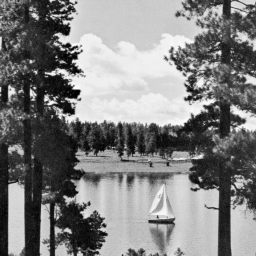
#> input picture lab13/LAKE.bmp, 256 x 256 px, found by its file name
$ jupyter execute --allow-errors 'Labolatorium 13.ipynb'   (shell and % lines are left out)
#> lines starting #> are read from the running program, lines starting #| are printed output that depends on the picture
**Jakub Orchowski, s223281**

# CEL ĆWICZENIA
Filtrowanie sygnałów jedno- i dwuwymiarowych.

[cell 1]
import os
from pathlib import Path
import numpy as np
import matplotlib.pyplot as plt
from PIL import Image
from scipy.io import wavfile
from scipy.signal import firwin, freqz, lfilter, convolve2d
from scipy.ndimage import median_filter

# Zadania

[cell 2]
def asset_path(name: str) -> str:
    """Return path to asset; works from repo root or lab13 directory."""
    repo_path = Path('lab13') / name
    if repo_path.exists():
        return str(repo_path)
    return name


def output_path(name: str) -> str:
    """Return output path inside lab13/ when run from repo root, otherwise current dir."""
    repo_path = Path('lab13') / name
    if Path('lab13').is_dir():
        return str(repo_path)
    return name


def normalize_image(x: np.ndarray) -> np.ndarray:
    """Normalize array to [0, 1] for display."""
    if x.max() == x.min():
        return np.zeros_like(x, dtype=float)
    return (x - x.min()) / (x.max() - x.min())


def plot_signal_fft(signal: np.ndarray, fs: int, title: str = "Amplituda FFT") -> None:
    """Plot amplitude spectrum of a 1D signal using fftshift."""
    n = len(signal)
    freqs = np.fft.fftshift(np.fft.fftfreq(n, 1 / fs))
    spectrum = np.abs(np.fft.fftshift(np.fft.fft(signal)))
    fig, ax = plt.subplots(figsize=(10, 4))
    ax.plot(freqs, spectrum)
    ax.set_title(title)
    ax.set_xlabel("Częstotliwość [Hz]")
    ax.set_ylabel("Amplituda")
    ax.set_xlim(-fs / 2, fs / 2)
    plt.tight_layout()
    plt.show()


def plot_filter_response(b: np.ndarray, worN: int = 512, title: str = "Odpowiedź częstotliwościowa filtru") -> None:
    """Plot amplitude frequency response of a 1D FIR filter using freqz."""
    w, h = freqz(b, a=1, worN=worN, whole=True)
    freqs = np.fft.fftshift(w)
    response = np.fft.fftshift(np.abs(h))
    fig, ax = plt.subplots(figsize=(10, 4))
    ax.plot(freqs / np.pi, response)
    ax.set_title(title)
    ax.set_xlabel("Częstotliwość znormalizowana")
    ax.set_ylabel("Amplituda")
    ax.grid(True)
    plt.tight_layout()
    plt.show()


def freqz2(h: np.ndarray, shape: tuple = (256, 256)) -> np.ndarray:
    """Compute 2D frequency response of a kernel (MATLAB freqz2 equivalent)."""
    h_big = np.fft.fft2(h, s=shape)
    return np.fft.fftshift(h_big)


def plot_2d_freq_response(h: np.ndarray, title: str = "Odpowiedź częstotliwościowa 2D") -> None:
    """Display 2D filter frequency response as image and surface."""
    h_amp = np.abs(freqz2(h))
    size = h_amp.shape[0]
    extent = (-np.pi, np.pi, -np.pi, np.pi)
    x = np.linspace(-np.pi, np.pi, size)
    y = np.linspace(-np.pi, np.pi, size)
    x_grid, y_grid = np.meshgrid(x, y)

    fig = plt.figure(figsize=(12, 5))
    ax1 = fig.add_subplot(1, 2, 1)
    im = ax1.imshow(h_amp, cmap="viridis", extent=extent, origin="lower")
    ax1.set_title(title)
    ax1.set_xlabel(r"$\omega_x$")
    ax1.set_ylabel(r"$\omega_y$")
    fig.colorbar(im, ax=ax1)

    ax2 = fig.add_subplot(1, 2, 2, projection="3d")
    ax2.plot_surface(x_grid, y_grid, h_amp, cmap="viridis", edgecolor="none")
    ax2.set_title(f"{title} — powierzchnia")
    ax2.set_xlabel(r"$\omega_x$")
    ax2.set_ylabel(r"$\omega_y$")
    ax2.set_zlabel("Amplituda")
    plt.tight_layout()
    plt.show()


def filter2d(image: np.ndarray, kernel: np.ndarray) -> np.ndarray:
    """Apply a 2D kernel to an image (MATLAB filter2 equivalent)."""
    return convolve2d(image.astype(np.float64), kernel, mode="same", boundary="symm")


def show_row(images: list, titles: list, cmap: str = "gray") -> None:
    """Display a row of images."""
    n = len(images)
    fig, axes = plt.subplots(1, n, figsize=(4 * n, 4))
    if n == 1:
        axes = [axes]
    for ax, img, title in zip(axes, images, titles):
        ax.imshow(img, cmap=cmap)
        ax.set_title(title)
        ax.axis("off")
    plt.tight_layout()
    plt.show()

## Zadanie 1.
Dany jest zdyskretyzowany sygnał akustyczny icing2.wav (częstotliwość próbkowania 44100 Hz). Oblicz transformatę Fouriera (fft) tego sygnału i wyświetl jej amplitudę. Następnie przefiltruj sygnał filtrem uśredniającym o szerokości 100 próbek (a) oraz filtrem uzyskanym z polecenia fir1(99, 0.1) (b). Dla każdego przypadku zapisz wynik do pliku wav, wyświetl amplitudę odpowiedzi częstotliwościowej filtru oraz amplitudę FFT przefiltrowanego sygnału.

### Oryginalny sygnał i jego widmo

#> (a cell that did not finish here is left out)

icing2 = icing2.astype(np.float64)
icing2_norm = icing2 / np.max(np.abs(icing2))

print(f"Częstotliwość próbkowania: {fs} Hz")
print(f"Liczba próbek: {len(icing2_norm)}")
print(f"Czas trwania: {len(icing2_norm) / fs:.3f} s")

plot_signal_fft(icing2_norm, fs, title="Amplituda FFT sygnału icing2.wav")

### a) Filtr uśredniający 100 próbek

[cell 4]
avg_kernel = np.ones(100) / 100
#> (the rest of this cell did not finish here and is left out)

### b) Filtr FIR uzyskany poleceniem fir1(99, 0.1)

[cell 5]
fir_kernel = firwin(100, 0.1)
#> (the rest of this cell did not finish here and is left out)

### Wnioski
Filtr uśredniający działa jak dolnoprzepustowy filtr sinc o wolno opadających listkach bocznych, co widoczne jest jako charakterystyczne wygaszanie wysokich częstotliwości. Filtr FIR projektowany funkcją firwin ma znacznie ostrzejsze zbocze i mniejsze listki boczne, dzięki czemu lepiej odcina składowe powyżej częstotliwości odcięcia. W obu przypadkach widmo sygnału wyjściowego zawiera mniej energii w wysokich częstotliwościach.

## Zadanie 2.
Przetwórz obraz LAKE.bmp za pomocą dolnoprzepustowych filtrów uśredniających o symetrycznych jądrach 3×3, 5×5, 7×7, a następnie o niesymetrycznych jądrach 3×5, 3×11, 3×19. Wyświetl kształt odpowiedzi częstotliwościowych oraz przefiltrowane obrazy.

[cell 6]
lake = np.array(Image.open(asset_path('LAKE.bmp')).convert('L'))
#> lake is the input picture: shape (256, 256); min 0, max 253, mean 128.2

symmetric_sizes = [(3, 3), (5, 5), (7, 7)]
asymmetric_sizes = [(3, 5), (3, 11), (3, 19)]

def averaging_kernel(size: tuple) -> np.ndarray:
    """Create normalized averaging kernel of given shape."""
    return np.ones(size) / (size[0] * size[1])

print(f"Rozmiar obrazu LAKE: {lake.shape}")
#| Rozmiar obrazu LAKE: (256, 256)

[cell 7]
# Symmetric averaging filters
fig_resp, axes_resp = plt.subplots(1, 3, figsize=(15, 4))
fig_img, axes_img = plt.subplots(1, 3, figsize=(15, 4))

for idx, size in enumerate(symmetric_sizes):
    kernel = averaging_kernel(size)
    filtered = filter2d(lake, kernel)

    axes_resp[idx].imshow(np.abs(freqz2(kernel)), cmap="viridis", extent=(-np.pi, np.pi, -np.pi, np.pi), origin="lower")
    axes_resp[idx].set_title(f"Odpowiedź {size[0]}x{size[1]}")
    axes_resp[idx].set_xlabel(r"$\omega_x$")
    axes_resp[idx].set_ylabel(r"$\omega_y$")

    axes_img[idx].imshow(filtered, cmap="gray")
    axes_img[idx].set_title(f"Filtr {size[0]}x{size[1]}")
    axes_img[idx].axis("off")

fig_resp.suptitle("Symetryczne filtry uśredniające — odpowiedzi częstotliwościowe", y=1.02)
fig_img.suptitle("Symetryczne filtry uśredniające — obrazy po filtracji", y=1.02)
fig_resp.tight_layout()
fig_img.tight_layout()
plt.show()

[cell 8]
# Asymmetric averaging filters
fig_resp, axes_resp = plt.subplots(1, 3, figsize=(15, 4))
fig_img, axes_img = plt.subplots(1, 3, figsize=(15, 4))

for idx, size in enumerate(asymmetric_sizes):
    kernel = averaging_kernel(size)
    filtered = filter2d(lake, kernel)

    axes_resp[idx].imshow(np.abs(freqz2(kernel)), cmap="viridis", extent=(-np.pi, np.pi, -np.pi, np.pi), origin="lower")
    axes_resp[idx].set_title(f"Odpowiedź {size[0]}x{size[1]}")
    axes_resp[idx].set_xlabel(r"$\omega_x$")
    axes_resp[idx].set_ylabel(r"$\omega_y$")

    axes_img[idx].imshow(filtered, cmap="gray")
    axes_img[idx].set_title(f"Filtr {size[0]}x{size[1]}")
    axes_img[idx].axis("off")

fig_resp.suptitle("Niesymetryczne filtry uśredniające — odpowiedzi częstotliwościowe", y=1.02)
fig_img.suptitle("Niesymetryczne filtry uśredniające — obrazy po filtracji", y=1.02)
fig_resp.tight_layout()
fig_img.tight_layout()
plt.show()

### Wnioski
Zwiększenie rozmiaru jądra uśredniającego prowadzi do silniejszego rozmycia obrazu i węższej odpowiedzi częstotliwościowej w dziedzinie Fourier, co oznacza lepsze tłumienie wysokich częstotliwości. Filtry niesymetryczne rozmycają obraz silniej w kierunku większego wymiaru, co odzwierciedla się w wydłużonym kształcie odpowiedzi częstotliwościowej.

## Zadanie 3.
Przetwórz obraz LAKE.bmp dolnoprzepustowym filtrem Gaussa o zadanym jądrze 5×5. Wyświetl kształt odpowiedzi częstotliwościowej oraz przefiltrowany obraz.

[cell 9]
gaussian_kernel = np.array([
    [0.003, 0.013, 0.022, 0.013, 0.003],
    [0.013, 0.059, 0.097, 0.059, 0.013],
    [0.022, 0.097, 0.159, 0.097, 0.022],
    [0.013, 0.059, 0.097, 0.059, 0.013],
    [0.003, 0.013, 0.022, 0.013, 0.003],
])
#> gaussian_kernel = [[0.003, 0.013, 0.022, 0.013, 0.003], [0.013, 0.059, 0.097, 0.059, 0.013], [0.022, 0.097, 0.159, 0.097, 0.022], [0.013, 0.059, 0.097, 0.059, 0.013], [0.003, 0.013, 0.022, 0.013, 0.003]]
print(f"Suma współczynników jądra Gaussa: {gaussian_kernel.sum():.4f}")
#| Suma współczynników jądra Gaussa: 0.9870

lake_gaussian = filter2d(lake, gaussian_kernel)
plot_2d_freq_response(gaussian_kernel, title="Odpowiedź częstotliwościowa filtru Gaussa 5×5")
#> in plot_2d_freq_response, `h_amp = np.abs(freqz2(h))`:
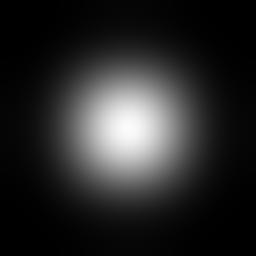
#> h_amp: shape (256, 256) float64; min 0.00187, max 0.987, mean 0.159
#> in plot_2d_freq_response, `extent = (-np.pi, np.pi, -np.pi, np.pi)`: extent = (-3.14, 3.14, -3.14, 3.14)
#> in plot_2d_freq_response, `x = np.linspace(-np.pi, np.pi, size)`: x = 256 values from -3.14 to 3.14
#> in plot_2d_freq_response, `x_grid, y_grid = np.meshgrid(x, y)`:
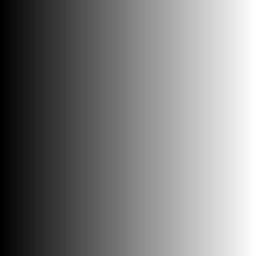
#> x_grid: shape (256, 256) float64; min -3.14, max 3.14, mean -1.11e-16; drawn with min black and max white
#> in plot_2d_freq_response, `x_grid, y_grid = np.meshgrid(x, y)`:
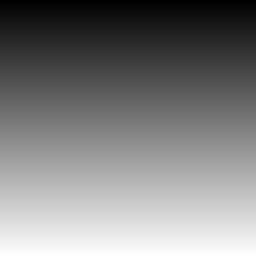
#> y_grid: shape (256, 256) float64; min -3.14, max 3.14, mean -1.11e-16; drawn with min black and max white
#> in plot_2d_freq_response, `plt.show()`:
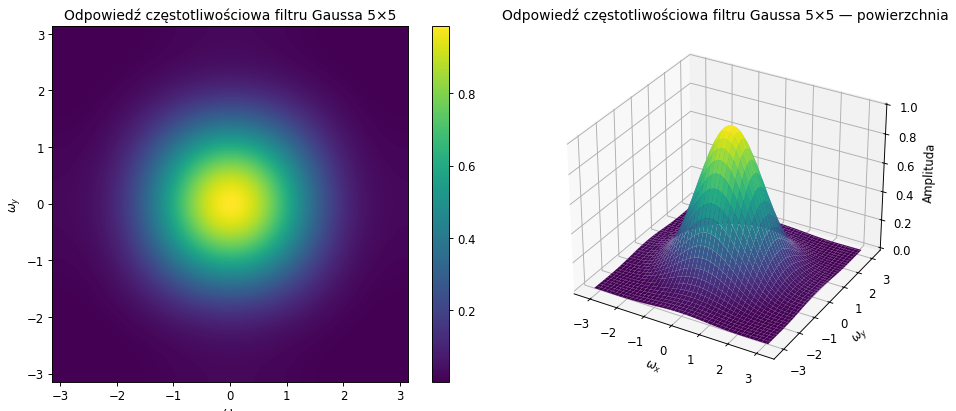
#> figure drawn by matplotlib, 3 panels
show_row([lake, lake_gaussian], ["Oryginał LAKE", "Po filtrze Gaussa 5×5"])
#> in show_row, `n = len(images)`: n = 2
#> the loop in show_row, `for ax, img, title in zip(axes, images, titles):` made 2 passes
#> title on passes 1 to 2: 'Oryginał LAKE', 'Po filtrze Gaussa 5×5'

### Wnioski
Filtr Gaussa jest dolnoprzepustowy i symetryczny; jego odpowiedź częstotliwościowa ma kształt Gaussiany w dziedzinie częstotliwości. Współczynniki jądra sumują się do 1, więc nie zmienia się średnia jasność obrazu. Filtr skutecznie usuwa drobne szczegóły i szum, zachowując gładkie przejścia tonalne.

## Zadanie 4.
Przetwórz obraz LAKE.bmp górnoprzepustowymi filtrami wyostrzającymi o jądrach 3×3, 5×5, 7×7, gdzie element centralny wynosi (1 − 1/n²), a pozostałe −1/n². Wyświetl odpowiedzi częstotliwościowe i obrazy.

[cell 10]
def highpass_kernel(n: int) -> np.ndarray:
    """Create n×n high-pass kernel with center (1 - 1/n²) and others -1/n²."""
    kernel = -np.ones((n, n)) / (n * n)
    center = n // 2
    kernel[center, center] = 1 - 1 / (n * n)
    return kernel

highpass_sizes = [3, 5, 7]

fig_resp, axes_resp = plt.subplots(1, 3, figsize=(15, 4))
fig_img, axes_img = plt.subplots(1, 3, figsize=(15, 4))

for idx, n in enumerate(highpass_sizes):
    kernel = highpass_kernel(n)
    filtered = filter2d(lake, kernel)

    axes_resp[idx].imshow(np.abs(freqz2(kernel)), cmap="viridis", extent=(-np.pi, np.pi, -np.pi, np.pi), origin="lower")
    axes_resp[idx].set_title(f"Odpowiedź {n}x{n}")
    axes_resp[idx].set_xlabel(r"$\omega_x$")
    axes_resp[idx].set_ylabel(r"$\omega_y$")

    axes_img[idx].imshow(filtered, cmap="gray")
    axes_img[idx].set_title(f"Filtr górnoprzepustowy {n}x{n}")
    axes_img[idx].axis("off")

fig_resp.suptitle("Filtry górnoprzepustowe — odpowiedzi częstotliwościowe", y=1.02)
fig_img.suptitle("Filtry górnoprzepustowe — obrazy po filtracji", y=1.02)
fig_resp.tight_layout()
fig_img.tight_layout()
plt.show()
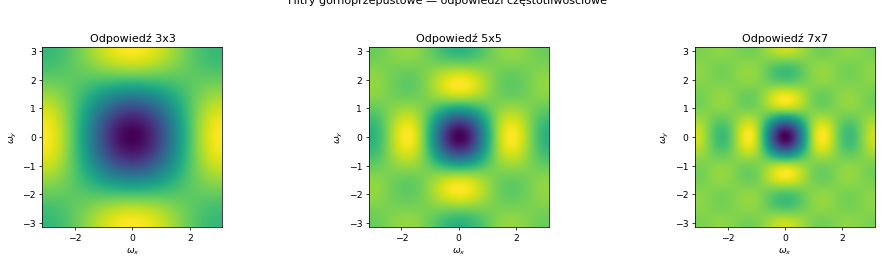
#> figure drawn by matplotlib, 3 panels

### Wnioski
Filtry górnoprzepustowe tłumią niskie częstotliwości i wzmacniają krawędzie oraz drobne szczegóły. Zwiększenie rozmiaru jądra powoduje węższą odpowiedź przestrzenną i silniejsze efekty pierścieniowe. Suma współczynników wynosi 0, dlatego obszary o stałej jasności są mapowane na wartości bliskie zeru.

## Zadanie 5.
Jakim filtrem jest jądro A = [[0, −1, 0], [−1, 5, −1], [0, −1, 0]], a jakim operator Laplasjanu B = [[0, −1, 0], [−1, 4, −1], [0, −1, 0]]? Wyświetl odpowiedzi częstotliwościowe i skomentuj wyniki.

[cell 11]
kernel_a = np.array([[0, -1, 0],
                       [-1, 5, -1],
                       [0, -1, 0]])
#> kernel_a = [[0, -1, 0], [-1, 5, -1], [0, -1, 0]]
kernel_b = np.array([[0, -1, 0],
                       [-1, 4, -1],
                       [0, -1, 0]])
#> kernel_b = [[0, -1, 0], [-1, 4, -1], [0, -1, 0]]

print(f"Suma jądra A: {kernel_a.sum()}")
#| Suma jądra A: 1
print(f"Suma jądra B: {kernel_b.sum()}")
#| Suma jądra B: 0

fig, axes = plt.subplots(1, 2, figsize=(12, 5))
axes[0].imshow(np.abs(freqz2(kernel_a)), cmap="viridis", extent=(-np.pi, np.pi, -np.pi, np.pi), origin="lower")
axes[0].set_title("Odpowiedź częstotliwościowa — jądro A")
axes[0].set_xlabel(r"$\omega_x$")
axes[0].set_ylabel(r"$\omega_y$")

axes[1].imshow(np.abs(freqz2(kernel_b)), cmap="viridis", extent=(-np.pi, np.pi, -np.pi, np.pi), origin="lower")
axes[1].set_title("Odpowiedź częstotliwościowa — Laplasjan B")
axes[1].set_xlabel(r"$\omega_x$")
axes[1].set_ylabel(r"$\omega_y$")

plt.tight_layout()
plt.show()
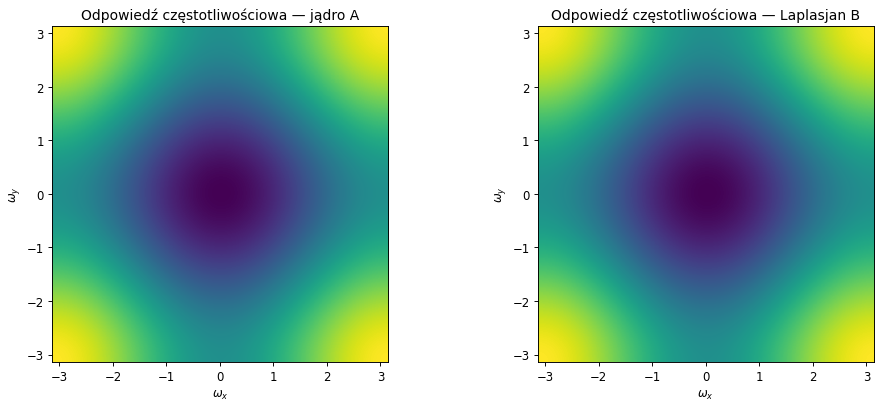
#> figure drawn by matplotlib, 2 panels

lake_a = filter2d(lake, kernel_a)
#> in filter2d (call 11), `return convolve2d(image.astype(np.float64), kernel, mode="same", bound..`:
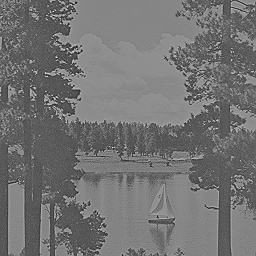
#> returned value: shape (256, 256) float64; min -327, max 682, mean 128.2; drawn with min black and max white
lake_b = filter2d(lake, kernel_b)
show_row([lake, lake_a, lake_b], ["Oryginał", "Po filtrze A", "Po Laplasjanie B"])
#> the loop in show_row (call 2), `for ax, img, title in zip(axes, images, titles):` made 3 passes

### Wnioski
Jądro A jest filtrem wyostrzającym (unsharp mask): środkowy element o wartości 5 dodaje oryginalny obraz do wyniku Laplasjanu, co wzmacnia krawędzie bez utraty informacji o niskich częstotliwościach. Jądro B to klasyczny operator Laplasjanu (suma 0), który wykrywa drugą pochodną przestrzenną i wzmacnia szybkie zmiany jasności, tłumiąc jednocześnie obszary jednorodne.

## Zadanie 6.
Obraz camels.bmp to oryginał, a camelsNOISE.bmp to wersja zaszumiona szumem pieprz-sól. Usuń szum za pomocą filtrów uśredniających 3×3 i 5×5 (c) oraz filtrów medianowych 3×3 i 5×5 (d). Wyświetl i porównaj wyniki.

[cell 12]
camels = np.array(Image.open(asset_path('camels.bmp')).convert('L'))
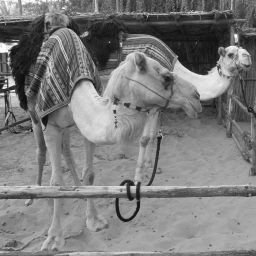
#> input picture lab13/camels.bmp, 256 x 256 px, found by its file name
#> camels is the input picture: shape (256, 256); min 6, max 255, mean 124
camels_noise = np.array(Image.open(asset_path('camelsNOISE.bmp')).convert('L'))
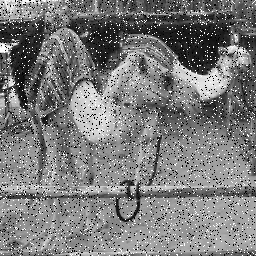
#> input picture lab13/camelsNOISE.bmp, 256 x 256 px, found by its file name
#> camels_noise is the input picture: shape (256, 256); min 0, max 255, mean 123.3

avg3 = filter2d(camels_noise, averaging_kernel((3, 3)))
avg5 = filter2d(camels_noise, averaging_kernel((5, 5)))
med3 = median_filter(camels_noise, size=3)
med5 = median_filter(camels_noise, size=5)
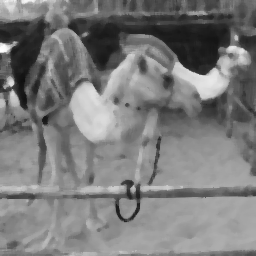
#> med5: shape (256, 256); min 15, max 255, mean 123.7

fig, axes = plt.subplots(2, 3, figsize=(15, 10))
axes[0, 0].imshow(camels, cmap="gray")
axes[0, 0].set_title("Oryginał camels")
axes[0, 0].axis("off")
axes[0, 1].imshow(camels_noise, cmap="gray")
axes[0, 1].set_title("camelsNOISE")
axes[0, 1].axis("off")
axes[0, 2].imshow(avg3, cmap="gray")
axes[0, 2].set_title("Uśredniający 3×3")
axes[0, 2].axis("off")
axes[1, 0].imshow(avg5, cmap="gray")
axes[1, 0].set_title("Uśredniający 5×5")
axes[1, 0].axis("off")
axes[1, 1].imshow(med3, cmap="gray")
axes[1, 1].set_title("Medianowy 3×3")
axes[1, 1].axis("off")
axes[1, 2].imshow(med5, cmap="gray")
axes[1, 2].set_title("Medianowy 5×5")
axes[1, 2].axis("off")

plt.tight_layout()
plt.show()
